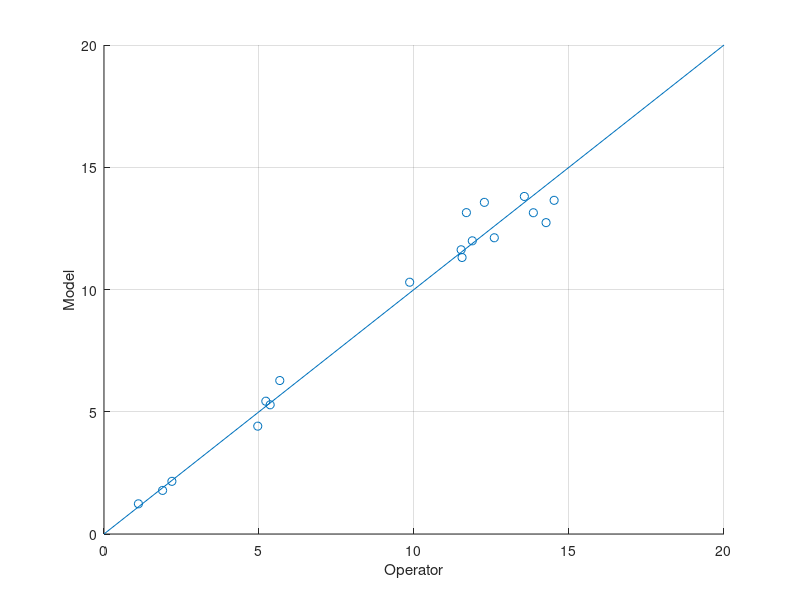

Source code (MATLAB):
close all; clear; clc;

    %   HP   Mn   SG  MA
data = [93.9 1.11 0.3 14;
        94 14.52 -0.08 135;
        93.1 5.22 -0.05 54;
        93.6 5.36 -0.43 53;
        85.6 13.56 0.11 129;
        85.8 11.55 0.12 106;
        86.4 11.88 -0.06 113;
        93.1 13.85 0.16 119;
        88.5 12.27 -0.02 129;
        93 11.69 -0.03 127;
        93 9.86 -0.01 98;
        95 4.96 -0.13 46;
        94.7 2.19 0.01 25;
        85 1.89 -0.1 23;
        87.5 14.26 -0.09 121;
        90.5 11.52 -0.1 112;
        90.1 12.59 -0.06 116;
        90.2 5.67 -0.28 60];

input = [data(:,1) data(:,3:4)];
output = data(:,2);

HP = input(:,1);
SG = input(:,2);
MA = input(:,3);

k = size(data,2) - 1;   % Number of variables
m = size(data,1);       % Number of data points
n = 4;                  % Maximum number of rules

HPmin = min(data(:,1)); HPmax = max(data(:,1));
Mnmin = min(data(:,2)); Mnmax = max(data(:,2));
SGmin = min(data(:,3)); SGmax = max(data(:,3));
MAmin = min(data(:,4)); MAmax = max(data(:,4));

mHP = 1/(HPmin-HPmax); cHP = HPmin/(HPmin-HPmax); cHP1 = HPmax/(HPmax-HPmin);
mSG = 1/(SGmin-SGmax); cSG = SGmin/(SGmin-SGmax); cSG1 = SGmax/(SGmax-SGmin);
mMA = 1/(MAmin-MAmax); cMA = MAmin/(MAmin-MAmax); cMA1 = MAmax/(MAmax-MAmin);


%% MODEL 2-1
beta = zeros(m,n);
b = beta;

    for i = 1:n
        for j = 1:m
            smallHP(j) = -mHP*HP(j)+cHP1;
            smallSG(j) = -mSG*SG(j)+cSG1;
            smallMA(j) = -mMA*MA(j)+cMA1;
            bigHP(j) = mHP*HP(j)+cHP;
            bigSG(j) = mSG*SG(j)+cSG;
            bigMA(j) = mMA*MA(j)+cMA;
            switch i
                case 1
                    b(j,i) = min([smallHP(j) smallSG(j)]);
                case 2
                    b(j,i) = min([smallHP(j) smallSG(j)]);
                case 3
                    b(j,i) = min([smallHP(j) bigSG(j)]);
                case 4
                    b(j,i) = min([smallHP(j) bigSG(j)]);
            end
        end
        beta(:,i) = b(:,i)./sum(b(:,i));
    end
    
    X = beta;
    for i = 1:n
        X = [X repmat(beta(:,i),1,k).*input];
    end
    
    P = pinv(X'*X)*X'*output;
    
    p = P(1:n)';
    for i = 1:k
        p = [p; P(n*i+1:n*(i+1))'];
    end
    
    x = [ones(m,1) input];
    y = x*p;
    y = b.*y;
    Y = [];
    for i = 1:m
        Y = [Y; sum(y(i,:))./sum(b(i,:))];
    end
    Y = X*P;
    PI1 = sqrt(sum((Y - output).^2)/m);

    %% MODEL 2-2
    
    beta = zeros(m,n);
b = beta;

    for i = 1:n
        for j = 1:m
            smallHP(j) = -mHP*HP(j)+cHP1;
            smallSG(j) = -mSG*SG(j)+cSG1;
            smallMA(j) = -mMA*MA(j)+cMA1;
            bigHP(j) = mHP*HP(j)+cHP;
            bigSG(j) = mSG*SG(j)+cSG;
            bigMA(j) = mMA*MA(j)+cMA;
            switch i
                case 1
                    b(j,i) = min([smallSG(j) smallMA(j)]);
                case 2
                    b(j,i) = min([smallSG(j) bigMA(j)]);
                case 3
                    b(j,i) = min([bigSG(j) smallMA(j)]);
                case 4
                    b(j,i) = min([bigSG(j) bigMA(j)]);
            end
        end
        beta(:,i) = b(:,i)./sum(b(:,i));
    end
    
    X = beta;
    for i = 1:n
        X = [X repmat(beta(:,i),1,k).*input];
    end
    
    P = pinv(X'*X)*X'*output;
    
    p = P(1:n)';
    for i = 1:k
        p = [p; P(n*i+1:n*(i+1))'];
    end
    
    x = [ones(m,1) input];
    y = x*p;
    y = b.*y;
    Y = [];
    for i = 1:m
        Y = [Y; sum(y(i,:))./sum(b(i,:))];
    end
    Y = X*P;
    PI2 = sqrt(sum((Y - output).^2)/m);
    
    %% OUTPUT
    
    if PI1 < PI2
        fprintf('Stable: Model 2-2\nVariables: HP & SG\n');
    else
        fprintf('Stable: Model 2-2\nVariables: SG & MA\n');
    end
    
    %Plot
    figure(1);
    scatter(output,Y);
    grid on;
    hold on;
    plot([0 20],[0 20]);
    xlabel('Operator');
    ylabel('Model');
